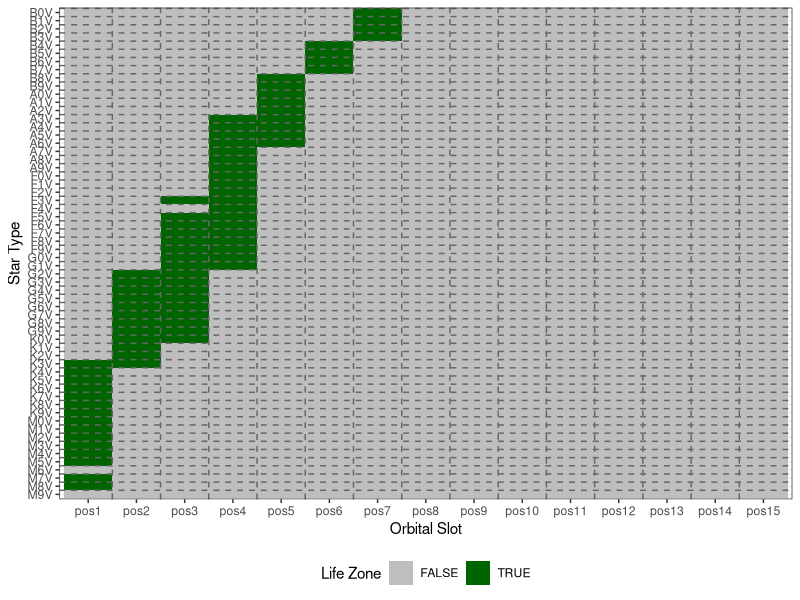

This chart was generated by the following R code:
## ---- chunk 1
knitr::opts_chunk$set(echo = TRUE)
library(ggplot2)
library(reshape2)
## ---- chunk 2
star_data <- read.csv("data/solar_type.csv", row.names=1)

placement_constants <- c(0.4,0.7,1.0,1.6,2.8,5.2,10,19.6,
                         38.8,77.2,154,307.6,614.8,1229.2,
                         2458)

pos <- NULL
for(i in 1:15) {
  pos <- cbind(pos, star_data$mass*placement_constants[i])
}

colnames(pos) <- paste("pos", 1:15, sep="")
star_data <- cbind(star_data, pos)

habitable_zone <- pos>=star_data$distance_inner_au & pos<=star_data$distance_outer_au

habitable_zone <- data.frame(habitable_zone)
rownames(habitable_zone) <- rownames(star_data)

melted <- melt(as.matrix(habitable_zone))
ggplot(melted, aes(x = Var2, y = Var1, fill = value)) + geom_tile() +
  scale_fill_manual(values = c("grey", "darkgreen"), name="Life Zone")+
  geom_vline(xintercept = seq(from=1.5,to=14.5), linetype="dashed", color="grey40")+
  geom_hline(yintercept = seq(from=1.5,to=(nrow(habitable_zone)+0.5)), linetype="dashed", 
             color="grey40")+
  ylab("Star Type")+
  xlab("Orbital Slot")+
  theme_bw()+
  theme(legend.position = "bottom")
